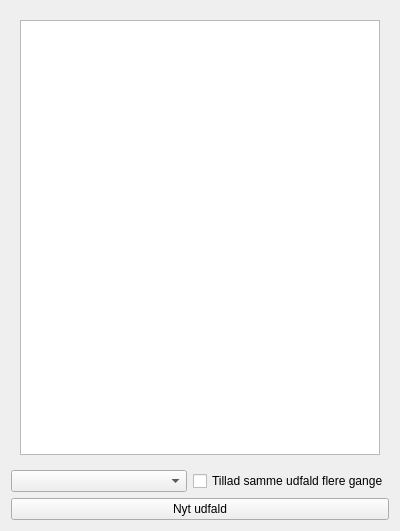
<?xml version="1.0" encoding="UTF-8"?>
<ui version="4.0">
 <class>SpinBoard</class>
 <widget class="QWidget" name="SpinBoard">
  <property name="geometry">
   <rect>
    <x>0</x>
    <y>0</y>
    <width>400</width>
    <height>531</height>
   </rect>
  </property>
  <property name="windowTitle">
   <string>Form</string>
  </property>
  <layout class="QVBoxLayout" name="verticalLayout">
   <item>
    <widget class="QWidget" name="widget" native="true">
     <layout class="QHBoxLayout" name="horizontalLayout">
      <item>
       <widget class="QGraphicsView" name="graphicsView"/>
      </item>
     </layout>
    </widget>
   </item>
   <item>
    <layout class="QHBoxLayout" name="horizontalLayout_2">
     <item>
      <widget class="QComboBox" name="cbBoardSize"/>
     </item>
     <item>
      <widget class="QCheckBox" name="allowSameOutcome">
       <property name="text">
        <string>Tillad samme udfald flere gange</string>
       </property>
      </widget>
     </item>
    </layout>
   </item>
   <item>
    <widget class="QPushButton" name="btnSpin">
     <property name="text">
      <string>Nyt udfald</string>
     </property>
    </widget>
   </item>
  </layout>
 </widget>
 <resources/>
 <connections/>
</ui>
